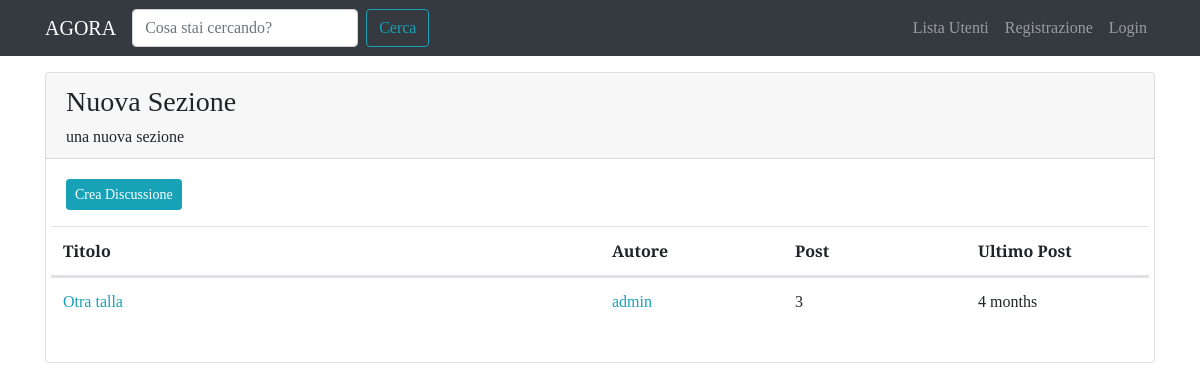
The app's page /forum/sezione/2/ with its own data.
### forum/models.py (models this page shows, shortened)
class Sezione(models.Model):
	nome_sezione = models.CharField(max_length=80)
	descrizione = models.CharField(max_length=150, blank=True, null=True)
	logo_sezione = models.ImageField(blank=True, null=True)
	class Meta:
		verbose_name = 'Sezione'
		verbose_name_plural = 'Sezioni'

class Discussione(models.Model):
	titolo = models.CharField(max_length=120)
	data_creazione = models.DateTimeField(auto_now_add=True)
	autore_discuzione = models.ForeignKey(User, on_delete=models.CASCADE, related_name='discussioni')
	sezione_apparteneza = models.ForeignKey(Sezione, on_delete=models.CASCADE)
	def get_absolute_url(self):
		return reverse('visualizza_discussione', kwargs={'pk': self.pk})
	class Meta:
		verbose_name = 'Discussione'
		verbose_name_plural = 'Discussioni'

class Post(models.Model):
	autore_post = models.ForeignKey(User, on_delete=models.CASCADE, related_name='posts')
	contenuto = models.TextField()
	data_creazione = models.DateTimeField(auto_now_add=True)
	discussione = models.ForeignKey(Discussione, on_delete=models.CASCADE)
	class Meta:
		verbose_name = 'Post'
		verbose_name_plural = 'Posts'

### forum/views.py (the view)
# urls.py: path('sezione/<int:pk>/', views.visualizza_sezione, name='sezione_view'),
def visualizza_sezione(request, pk):
	sezione = get_object_or_404(Sezione, pk=pk)
	discussioni_sezione = Discussione.objects.filter(sezione_apparteneza=sezione).order_by('-data_creazione')
	context = {'sezione': sezione, 'discussioni': discussioni_sezione}
	return render(request, 'forum/singola_sezione.html', context)

### forum/templates/forum/singola_sezione.html
{% extends 'base.html' %}
{% block content %}
	<div class="card my-3">
		<div class="card-header">
			<h3>{{sezione.nome_sezione}}</h3>
			<h6 class="card-text">{{sezione.descrizione }}</h6>
		</div>
		<div class="card-body">
			<a class="btn btn-sm btn-info" href="{% url 'crea_discussione' pk=sezione.pk %}">Crea Discussione</a>
			<table class="table mt-3">
				<thead>
					<tr class="row">
						<th class="col-lg-6 col-4">Titolo</th>
						<th class="col-lg-2 col-3">Autore</th>
						<th class="col-lg-2 col-2">Post</th>
						<th class="col-lg-2 col-3">Ultimo Post</th>
					</tr>
				</thead>
				<tbody>
					<tr class="row">
						{% for discussione in discussioni %}
							<td class="col-lg-6 col-4">
								<a href=" {{discussione.get_absolute_url}} ">{{discussione.titolo}}</a>
							</td>
							<td class="col-lg-2 col-3">
								<a href=" {% url 'user_profile' username=discussione.autore_discuzione.username %} ">{{discussione.autore_discuzione}}</a>
							</td>
							<td class="col-lg-2 col-2">
								{{discussione.post_set.count}}
							</td>
							<td class="col-lg-2 col-3">
								{{ discussione.post_set.last.data_creazione|timesince }}
							</td>
						{% endfor %}
					</tr>
				</tbody>
			</table>
		</div>
	</div>
{% endblock content %}

### static-storage/css/agora.css (style rules this page uses)
body { font-family: 'Slabo 27px', serif; }
a, a:hover { color: #17a2b8; }

### records on screen
Sezione: nome_sezione "Nuova Sezione", descrizione "una nuova sezione"
Discussione: titolo "Otra talla", autore_discuzione "admin", post_set.count "3", post_set.last.data_creazione "4 months"
